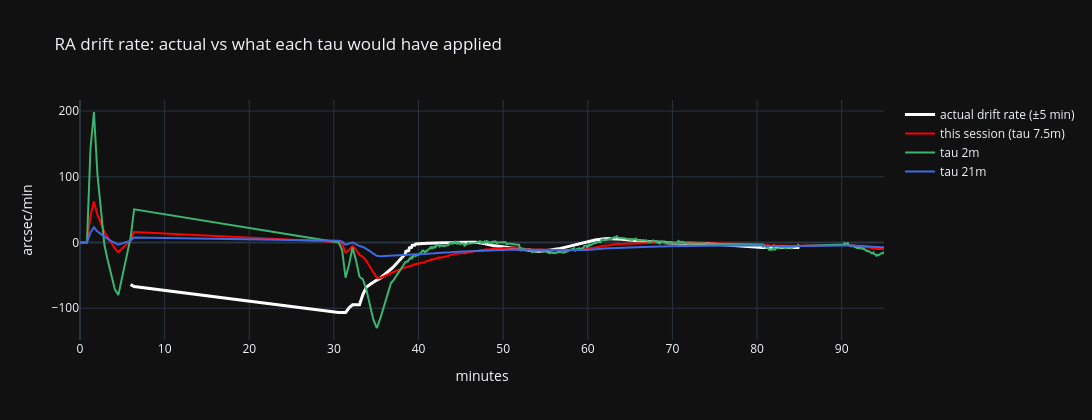

Here is the notebook cell this chart was saved with:
### Markdown cell above
## 5. Was PEC drift's time constant right for this night?

The driver's EMA (`PecAxis`) replayed causally on this night's mount drift with a range of time constants. Scored by
the drift left for the guider over a guide interval (the step in drift minus rate x interval), relative to no PEC:
below 1 helps, above 1 hurts. A short tau follows changes quickly but passes noise; a long one is smooth but lags.
The driver default is 450 s (7.5 min); `analyse_sessions.ipynb` makes the same comparison across all nights.

### Code cell
BENCH_INTERVALS = (30, 120, 300)          # s
THIN_S = 5.0                              # pulse-guided PECLOG is ~1 Hz; PecAxis uses each sample's own dt
TAUS_MIN = (1, 2, 5, 7.5, 10, 15, 21, 30, 60)
d = df.dropna(subset=['total_accum_1', 'total_accum_2']).sort_values('t_sec')
reset = np.r_[False, np.diff(d['n'].values) < 0]
t_all = d['t_sec'].values
drift = {'ra': stitch_accum(d['total_accum_1'].values * 60, reset), 'dec': stitch_accum(d['total_accum_2'].values * 60, reset)}
keep = np.r_[True, np.diff(np.floor(t_all / THIN_S)) > 0]
t_b = t_all[keep] - t_all[0]

session_model = PecModel(f"this session (tau {pec_config['tau'] / 60:g}m)", float(pec_config['tau']))
BENCH_MODELS = [session_model] + [PecModel(f'tau {m:g}m', m * 60) for m in TAUS_MIN]
bench_rates, rows = {}, []
for ax in ('ra', 'dec'):
    y = drift[ax][keep]
    rates = {m.name: replay_pec_rate(t_b, y, m) for m in BENCH_MODELS}
    bench_rates[ax] = (y, rates)
    for dt, res in rate_scores(t_b, y, rates, guide_intervals_s=BENCH_INTERVALS)['guide_rms'].items():
        rows += [dict(axis=ax, interval=f'{dt} s', model=name, rms=v) for name, v in res.items()]
bench = pd.DataFrame(rows)
pooled = bench.pivot_table(index='model', columns='interval', values='rms', aggfunc=lambda v: np.sqrt(np.mean(np.square(v))))
rel = pooled.div(pooled.loc['no_pec'], axis=1).reindex(['no_pec'] + [m.name for m in BENCH_MODELS])[[f'{dt} s' for dt in BENCH_INTERVALS]]
print(f"{t_b[-1] / 3600:.1f} h of drift, {len(t_b)} samples. Drift left for the guider per interval, relative to no PEC:")
display(rel.round(3))
best = rel.loc[[m.name for m in BENCH_MODELS[1:]], '120 s'].idxmin()
print(f"best for a 2-min interval: {best} ({rel.loc[best, '120 s']:.2f}); this session's: {rel.loc[session_model.name, '120 s']:.2f}")

AXIS = 'ra'
y, rates = bench_rates[AXIS]
fig = go.Figure()
fig.add_trace(go.Scatter(x=t_b / 60, y=true_rate(t_b, y, 300), name='actual drift rate (±5 min)', line=dict(color='white', width=3)))
for name, c in zip([session_model.name, 'tau 2m', 'tau 21m'], ('red', 'mediumseagreen', 'royalblue')):
    fig.add_trace(go.Scatter(x=t_b / 60, y=rates[name], name=name, line=dict(color=c)))
fig.update_layout(height=420, width=1400, template=TEMPLATE, hovermode='x unified', xaxis_title='minutes',
                  yaxis_title='arcsec/min', title=f'{AXIS.upper()} drift rate: actual vs what each tau would have applied')
fig.show()

### Figure 1 — Plotly figure (JSON) as saved in the notebook; plotly's stock layout.template omitted (floating-point values rounded to 4 significant figures; data arrays with more than 128 entries replaced by an {"elided": "..."} marker saying what was removed)
{"data": [{"line": {"color": "white", "width": 3}, "name": "actual drift rate (±5 min)", "type": "scatter", "x": {"elided": "470 float values"}, "y": {"elided": "470 float values"}}, {"line": {"color": "red"}, "name": "this session (tau 7.5m)", "type": "scatter", "x": {"elided": "470 float values"}, "y": {"elided": "470 float values"}}, {"line": {"color": "mediumseagreen"}, "name": "tau 2m", "type": "scatter", "x": {"elided": "470 float values"}, "y": {"elided": "470 float values"}}, {"line": {"color": "royalblue"}, "name": "tau 21m", "type": "scatter", "x": {"elided": "470 float values"}, "y": {"elided": "470 float values"}}], "layout": {"height": 420, "hovermode": "x unified", "title": {"text": "RA drift rate: actual vs what each tau would have applied"}, "width": 1400, "xaxis": {"title": {"text": "minutes"}}, "yaxis": {"title": {"text": "arcsec/min"}}}}
